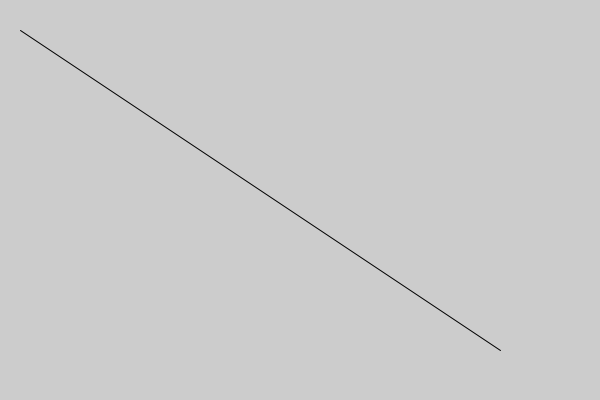
Frame 1 (no input)
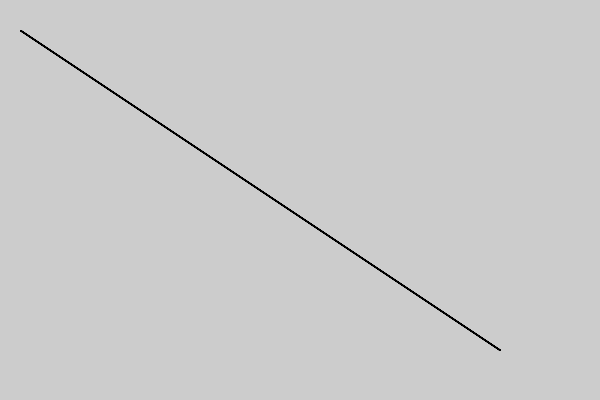
Frame 60 (the mouse pressed at the canvas centre just before this capture)
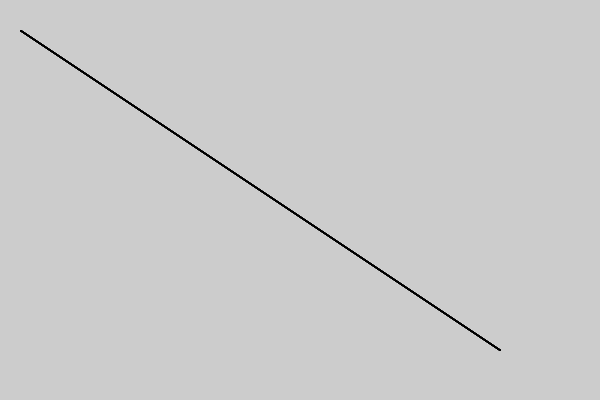
Frame 120 (the mouse held since frame 60 and released just before this capture)

The Processing sketch that drew these frames (run headless with seeded random() and noise(); from frame 60 on, the mouse is pressed at the canvas centre):

// Processing sketch: line_from_set_points
// ── line_from_set_points.pde
int X1 = 20;
int Y1 = 30;
int X2 = 500;
int Y2 = 350;

void setup() {
  size(600, 400);
}

void draw() {
  line(X1,Y1,X2,Y2);
}
